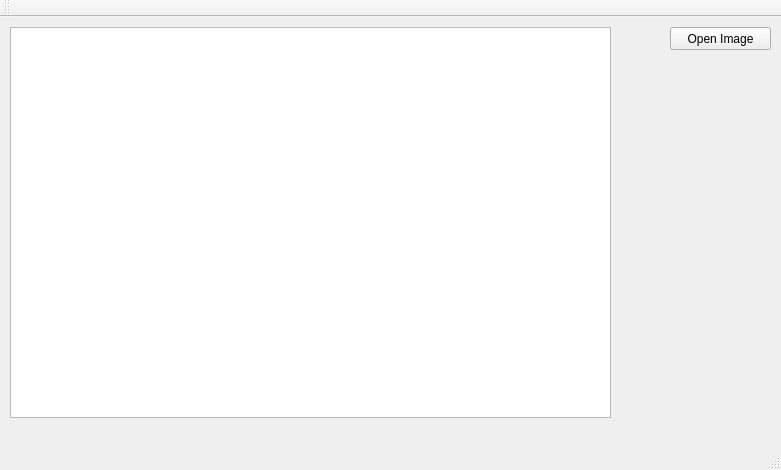
<?xml version="1.0" encoding="UTF-8"?>
<ui version="4.0">
 <class>MainWindow</class>
 <widget class="QMainWindow" name="MainWindow">
  <property name="geometry">
   <rect>
    <x>0</x>
    <y>0</y>
    <width>781</width>
    <height>470</height>
   </rect>
  </property>
  <property name="windowTitle">
   <string>MainWindow</string>
  </property>
  <widget class="QWidget" name="centralWidget">
   <widget class="QPushButton" name="openButton">
    <property name="geometry">
     <rect>
      <x>670</x>
      <y>10</y>
      <width>101</width>
      <height>23</height>
     </rect>
    </property>
    <property name="text">
     <string>Open Image</string>
    </property>
   </widget>
   <widget class="QGraphicsView" name="graphicsView">
    <property name="geometry">
     <rect>
      <x>10</x>
      <y>10</y>
      <width>601</width>
      <height>391</height>
     </rect>
    </property>
   </widget>
  </widget>
  <widget class="QMenuBar" name="menuBar">
   <property name="geometry">
    <rect>
     <x>0</x>
     <y>0</y>
     <width>781</width>
     <height>21</height>
    </rect>
   </property>
  </widget>
  <widget class="QToolBar" name="mainToolBar">
   <attribute name="toolBarArea">
    <enum>TopToolBarArea</enum>
   </attribute>
   <attribute name="toolBarBreak">
    <bool>false</bool>
   </attribute>
  </widget>
  <widget class="QStatusBar" name="statusBar"/>
 </widget>
 <layoutdefault spacing="6" margin="11"/>
 <resources/>
 <connections/>
</ui>
